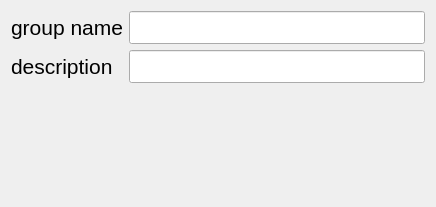
<?xml version="1.0" encoding="UTF-8"?>
<ui version="4.0">
 <class>InputOwner</class>
 <widget class="QWidget" name="InputOwner">
  <property name="geometry">
   <rect>
    <x>0</x>
    <y>0</y>
    <width>436</width>
    <height>207</height>
   </rect>
  </property>
  <property name="font">
   <font>
    <pointsize>16</pointsize>
   </font>
  </property>
  <property name="windowTitle">
   <string>Form</string>
  </property>
  <layout class="QVBoxLayout" name="verticalLayout">
   <item>
    <layout class="QFormLayout" name="formLayout">
     <item row="0" column="0">
      <widget class="QLabel" name="label">
       <property name="text">
        <string>group name</string>
       </property>
      </widget>
     </item>
     <item row="1" column="0">
      <widget class="QLabel" name="label_2">
       <property name="text">
        <string>description</string>
       </property>
      </widget>
     </item>
     <item row="0" column="1">
      <widget class="QLineEdit" name="ownerLE"/>
     </item>
     <item row="1" column="1">
      <widget class="QLineEdit" name="descLE"/>
     </item>
    </layout>
   </item>
  </layout>
 </widget>
 <resources/>
 <connections/>
</ui>
